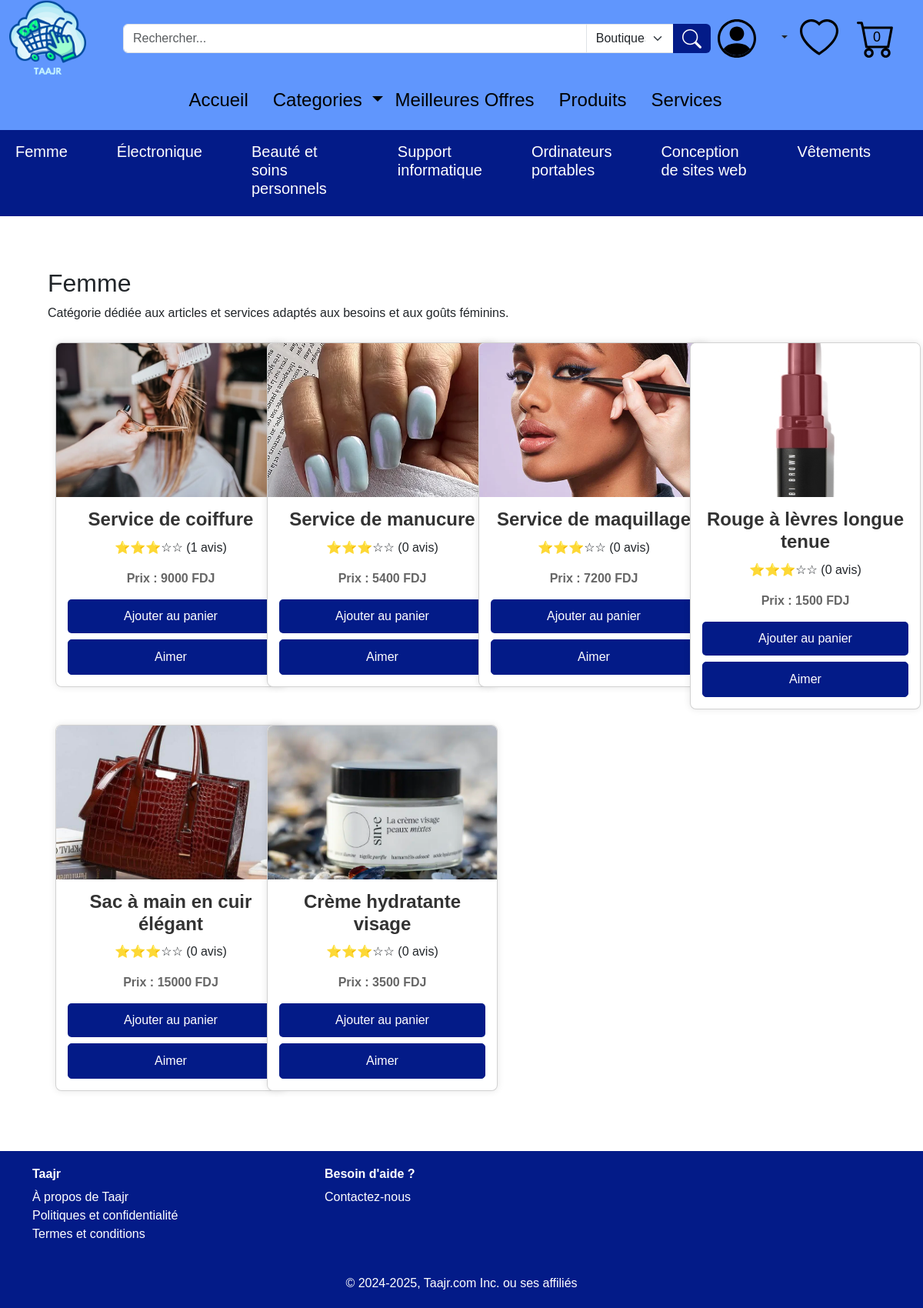
/category/59, run on the app's committed database.
### tables this page shows
CREATE TABLE "categorie" (
    ID_cat INTEGER PRIMARY KEY AUTOINCREMENT,
    nom_cat CHAR(50)
, description CHAR(255), image CHAR(100));

CREATE TABLE "offre" (
    ID_off INTEGER PRIMARY KEY AUTOINCREMENT,
    libelle_off CHAR(50),
    description_off CHAR(50),
    quantite_en_stock INTEGER,
    prix_off INTEGER,
    date_off DATE DEFAULT (date('now', 'localtime')),
    type_off CHAR(50),
    ID_uti INTEGER, image_off CHAR(50),
    FOREIGN KEY (ID_uti) REFERENCES "utilisateur"(ID_uti)
);

### app.py (the view)
@app.route('/category/<int:category_id>')
def category_offers(category_id):
    offers = db.execute("""
        SELECT offre.*,
               COUNT(avis.ID_avis) AS reviews_count,
               COALESCE(AVG(avis.Etoiles), 0) AS avg_stars
        FROM offre
        LEFT JOIN avis ON offre.ID_off = avis.ID_off
        JOIN appartenir ON offre.ID_off = appartenir.ID_off
        WHERE appartenir.ID_cat = ?
        GROUP BY offre.ID_off
    """, category_id)
    category = db.execute("SELECT nom_cat, description FROM categorie WHERE ID_cat = ?", category_id)
    if (not category):
        flash('Catégorie non trouvée.', 'danger')
        return redirect(url_for('Categories'))
    cart_ids = []
    if ('user_id' in session):
        cart_items = db.execute("SELECT ID_off FROM panier WHERE ID_uti = ?", session['user_id'])
        cart_ids = [item['ID_off'] for item in cart_items]
    return render_template('category_offers.html', offers=offers, category=category[0] if category else None, cart_ids=cart_ids)

### app.py (called while the page is built)
@app.context_processor
def inject_user_id():
    return dict(user_id=session.get('user_id'))

@app.context_processor
def inject_user_info():
    user_id = session.get('user_id')
    if user_id:
        user = db.execute("SELECT nom_uti, prenom_uti, email_uti, telephone, date_naissance, genre, type_uti FROM utilisateur WHERE ID_uti = ?", user_id)
        if user:
            return dict(user_name=f"{user[0]['prenom_uti']} {user[0]['nom_uti']}")
    return dict(user_name=None)

@app.context_processor
def inject_categories():
    categories = db.execute("SELECT ID_cat, nom_cat FROM categorie")
    return dict(categories=categories)

@app.context_processor
def inject_favoris_ids():
    user_id = session.get('user_id')
    if user_id:
        favoris = db.execute("SELECT ID_off FROM likes WHERE ID_uti = ?", user_id)
        favoris_ids = [item['ID_off'] for item in favoris]
        return dict(favoris_ids=favoris_ids)
    return dict(favoris_ids=[])

@app.context_processor
def inject_cart_ids():
    if 'user_id' in session:
        cart_items = db.execute("SELECT ID_off FROM panier WHERE ID_uti = ?", session['user_id'])
        cart_ids = [item['ID_off'] for item in cart_items]
        cart_ids = [item['ID_off'] for item in cart_items]
    else:
        cart_ids = []
    return dict(cart_ids=cart_ids)

@app.context_processor
def inject_top_categories():
    top_categories = db.execute("""
        SELECT categorie.ID_cat, categorie.nom_cat, COUNT(offre.ID_off) AS offer_count
        FROM categorie
        JOIN appartenir ON categorie.ID_cat = appartenir.ID_cat
        JOIN offre ON appartenir.ID_off = offre.ID_off
        GROUP BY categorie.ID_cat
        ORDER BY offer_count DESC
        LIMIT 7
    """)
    return dict(top_categories=top_categories)

### templates/category_offers.html (shortened to what this page needs)
{% extends "layout.html" %}
{% block content %}
<div class="product-container">
    <h2>{{ category.nom_cat }}</h2>
    <p>{{ category.description }}</p>
    <div class="row">
        {% if offers %}
            {% for offer in offers %}
            <div class="col-md-3">
                <a href="{{ url_for('offre_details', offre_id=offer.ID_off) }}">
                    <div class="card product-card">
                        <div class="card-img-top">
                            <img src="/static/{{ offer.image_off }}" alt="Image de l'Offre" class="card-img-top">
                        </div>
                        <div class="card-body">
                            <h5 class="card-title">{{ offer.libelle_off }}</h5>
                            <p class="rating">⭐⭐⭐☆☆ ({{ offer.reviews_count }} avis)</p>
                            <p class="card-text fw-bold">Prix : {{ offer.prix_off }}  FDJ</p>
                            {% if offer.ID_off in cart_ids %}
                                <button class="btn btn-secondary" disabled>Dans le panier</button>
                            {% else %}
                                <form method="POST" action="{{ url_for('Ajouter_au_panier') }}">
                                    <button type="submit" class="btn btn-primary">Ajouter au panier</button>
                                </form>
                            {% endif %}
                            {% if offer.ID_off in favoris_ids %}
                                <form method="POST" action="{{ url_for('unlike_offer') }}">
                                    <input type="hidden" name="offer_id" value="{{ offer.ID_off }}">
                                    <button type="submit" class="btn btn-danger mt-2">Retirer des favoris</button>
                                </form>
                            {% else %}
                                <form method="POST" action="{{ url_for('like_offer') }}">
                                    <button type="submit" class="btn btn-outline-primary mt-2">Aimer</button>
                                </form>
                            {% endif %}
                        </div>
                    </div>
                </a>
            </div>
            {% endfor %}
        {% else %}
            <p>Aucune offre disponible pour cette catégorie.</p>
        {% endif %}
    </div>
</div>
{% endblock %}

### templates/layout.html (shortened to what this page needs)
<!DOCTYPE html>
<html lang="fr">
<head>
  <link href="/static/bootstrap-5.3.3-dist/css/bootstrap.min.css" rel="stylesheet">
  <link rel="stylesheet" href="/static/style.css">
  <link rel="stylesheet" href="{{ url_for('static', filename='style.css') }}">
</head>
<body>
    <header>
        <div style="background-color: #6096FD;">
            <div class="container-fluid d-flex align-items-center">
              <a href="/"><img src="/static/Images/Taajr(1).png" width="100px" class="me-5"></a>
              <form action="{{ url_for('search') }}" method="GET" class="d-flex justify-content-center my-3" style="width: 65%;">
                <div class="input-group">
                    <input type="text" name="query" class="form-control" placeholder="Rechercher..." required>
                    <select name="category" class="form-select" style="max-width: 15%;">
                        <option value="boutique">Boutiques</option>
                    </select>
                    <button type="submit" class="btn btn-primary"  style="background-color: #031B88; border-color: #031B88;">
                        <img src="/static/Images/search.svg" width="25px" height="25px">
                    </button>
                </div>
              </form>
              <div class="d-flex align-items-center ms-auto">
                  <div class="dropdown">
                      <div class="dropdown-toggle" id="userDropdown" role="button" data-bs-toggle="dropdown" aria-expanded="false">
                          <img src="/static/Images/Maquette Taajr/person-circle.svg" width="50px" class="me-4">
                      </div>
                  </div>
                  <a href="/Favoris" class="ms-3">
                    <img src="/static/Images/Maquette Taajr/heart.svg" width="50px" class="me-4">
                  </a>
                  <a href="{{ url_for('Panier') }}" class="cart-icon">
                      <img src="/static/Images/Maquette Taajr/cart.svg" width="50px" class="me-4">
                      <span class="cart-count">{{ cart_ids|length }}</span>
                  </a>
              </div>
            </div>
        </div>
        <nav class="navbar navbar-expand-lg navbar-dark" style="background-color: #6096FD;">
            <div class="container">
                <div class="collapse navbar-collapse justify-content-center" id="navbarNav">
                    <h4>
                        <ul class="navbar-nav ms-auto">
                            <li class="nav-item me-3">
                                <a class="nav-link {% if request.path == '/' %}text-white{% else %}text-black{% endif %}" href="/">Accueil</a>
                            </li>
                            <li class="nav-item dropdown">
                                <a class="nav-link dropdown-toggle  {% if request.path == '/Categories' %}text-white{% else %}text-black{% endif %}" href="#" id="categoriesDropdown" role="button" data-bs-toggle="dropdown" aria-expanded="false">
                                    Categories
                                </a>
                            </li>
                            <li class="nav-item me-3">
                                <a class="nav-link {% if request.path == '/meilleure_offre' %}text-white{% else %}text-black{% endif %}" href="/meilleure_offre">Meilleures Offres</a>
                            </li>
                            <li class="nav-item me-3">
                                <a class="nav-link {% if request.path == '/Produits' %}text-white{% else %}text-black{% endif %}" href="/Produits">Produits</a>
                            </li>
                            <li class="nav-item me-3">
                                <a class="nav-link {% if request.path == '/Services' %}text-white{% else %}text-black{% endif %}" href="/Services">Services</a>
                            </li>
                        </ul>
                    </h4>
                </div>
            </div>
        </nav>
            <nav class="navbar navbar-expand-lg navbar-light" style="background-color: #031B88;">
                <div class="container-fluid">
                    <div class="collapse navbar-collapse justify-content-center" id="subNavbarNav">
                        <h5>
                            <ul class="navbar-nav mx-auto">
                                {% for category in top_categories %}
                                <li class="nav-item me-5">
                                  <a class="nav-link text-white" href="{{ url_for('category_offers', category_id=category.ID_cat) }}">{{ category.nom_cat }}</a>
                                </li>
                                {% endfor %}
                            </ul>
                        </h5>
                    </div>
                </div>
            </nav>
    </header>
    <main>
        <div class="container my-5">
            {% block content %}
            {% endblock %}
        </div>
    </main>
    <footer class="footer text-white" style="background-color: #031B88;">
        <div class="container">
          <div class="row">
            <div class="col-md-4">
              <h6 class="fw-bold">Taajr</h6>
              <ul class="list-unstyled">
                <li><a href="/a_propos" class="text-white text-decoration-none">À propos de Taajr</a></li>
                <li><a href="/politique" class="text-white text-decoration-none">Politiques et confidentialité</a></li>
                <li><a href="/termes" class="text-white text-decoration-none">Termes et conditions</a></li>
              </ul>
            </div>
            <div class="col-md-4">
              <h6 class="fw-bold">Besoin d'aide ?</h6>
              <ul class="list-unstyled">
                <li><a href="/Contactez-nous" class="text-white text-decoration-none">Contactez-nous</a></li>
              </ul>
            </div>
          </div>
          <div class="text-center mt-4">
            <p class="mb-0">© 2024-2025, Taajr.com Inc. ou ses affiliés</p>
          </div>
        </div>
      </footer>
</body>
</html>

### static/style.css (style rules this page uses)
a { text-decoration: none; }
.product-container { flex-wrap: wrap; gap: 20px; justify-content: space-around; padding: 20px; }
.product-card { width: 300px; border-radius: 8px; overflow: hidden; box-shadow: 0 0 10px rgba(0, 0, 0, 0.1); margin: 10px; transition: transform 0.3s ease, box-shadow 0.3s ease; }
.product-card .card-img-top { width: 100%; height: 200px; background-color: #f4f4f4; display: flex; justify-content: center; align-items: center; color: #aaa; font-size: 1.2rem; text-align: center; }
.product-card .card-body { text-align: center; padding: 15px; }
.product-card h5 { font-size: 1.5rem; color: #333; margin-bottom: 10px; }
.product-card .card-text { font-size: 1rem; margin-bottom: 15px; color: #666; }
.product-card .btn { background-color: #031B88; border-color: #031B88; color: white; width: 100%; padding: 10px; border-radius: 5px; transition: background-color 0.3s ease; }
.card-img-top { width: 100%; height: 200px; object-fit: cover; }
.card-title { font-size: 1.25rem; font-weight: bold; }
.card-text { font-size: 0.9rem; color: #555; }
.btn-primary { background-color: #007bff; border: none; }

### templates/layout.html (style rules this page uses)
body { display: flex; flex-direction: column; min-height: 100vh; font-family: 'Arial', sans-serif; }
main { flex: 1; }
.product-card img { height: 300px; object-fit: cover; }
.footer { background-color: #6096FD; color: white; padding: 20px 0; margin-top: auto; }
.cart-icon { position: relative; display: inline-block; }
.cart-count { position: absolute; top: 50%; left: 50%; transform: translate(-100%, -55%); color: black; border-radius: 50%; padding: 2px 6px; font-size: 18px; }

### data on the page
categorie: nom_cat "Femme", description "Catégorie dédiée aux articles et services adaptés aux besoins et aux goûts féminins."
categorie: nom_cat "Électronique"
categorie: nom_cat "Beauté et soins personnels"
categorie: nom_cat "Support informatique"
categorie: nom_cat "Ordinateurs portables"
categorie: nom_cat "Conception de sites web"
categorie: nom_cat "Vêtements"
offre: image_off (picture), libelle_off "Service de coiffure", reviews_count "1", prix_off "9000"
offre: image_off (picture), libelle_off "Service de manucure", reviews_count "0", prix_off "5400"
offre: image_off (picture), libelle_off "Service de maquillage", reviews_count "0", prix_off "7200"
offre: image_off (picture), libelle_off "Rouge à lèvres longue tenue", reviews_count "0", prix_off "1500"
offre: image_off (picture), libelle_off "Sac à main en cuir élégant", reviews_count "0", prix_off "15000"
offre: image_off (picture), libelle_off "Crème hydratante visage", reviews_count "0", prix_off "3500"

### other printed values
{{ cart_ids|length }} "0"
